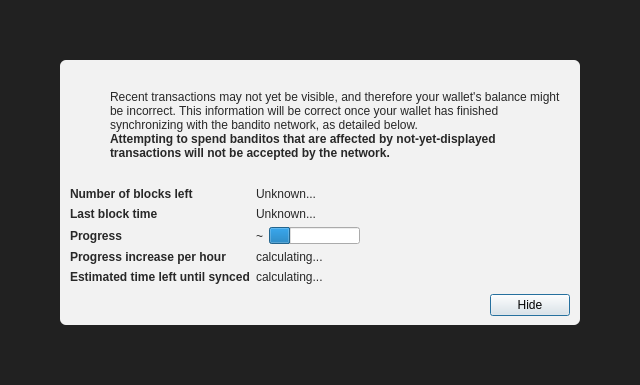
<?xml version="1.0" encoding="UTF-8"?>
<ui version="4.0">
 <class>ModalOverlay</class>
 <widget class="ModalOverlay" name="ModalOverlay">
  <property name="geometry">
   <rect>
    <x>0</x>
    <y>0</y>
    <width>640</width>
    <height>385</height>
   </rect>
  </property>
  <property name="windowTitle">
   <string>Form</string>
  </property>
  <layout class="QVBoxLayout" name="verticalLayout" stretch="0">
   <property name="sizeConstraint">
    <enum>QLayout::SetDefaultConstraint</enum>
   </property>
   <property name="leftMargin">
    <number>0</number>
   </property>
   <property name="topMargin">
    <number>0</number>
   </property>
   <property name="rightMargin">
    <number>0</number>
   </property>
   <property name="bottomMargin">
    <number>0</number>
   </property>
   <item>
    <widget class="QWidget" name="bgWidget" native="true">
     <property name="styleSheet">
      <string notr="true">#bgWidget { background: rgba(0,0,0,220); }</string>
     </property>
     <layout class="QVBoxLayout" name="verticalLayoutMain" stretch="1">
      <property name="leftMargin">
       <number>60</number>
      </property>
      <property name="topMargin">
       <number>60</number>
      </property>
      <property name="rightMargin">
       <number>60</number>
      </property>
      <property name="bottomMargin">
       <number>60</number>
      </property>
      <item>
       <widget class="QWidget" name="contentWidget" native="true">
        <property name="styleSheet">
         <string notr="true">#contentWidget { background: rgba(255,255,255,240); border-radius: 6px; }

QLabel { color: rgb(40,40,40);  }</string>
        </property>
        <layout class="QVBoxLayout" name="verticalLayoutSub" stretch="1,0,0,0">
         <property name="spacing">
          <number>0</number>
         </property>
         <property name="leftMargin">
          <number>10</number>
         </property>
         <property name="topMargin">
          <number>10</number>
         </property>
         <property name="rightMargin">
          <number>10</number>
         </property>
         <property name="bottomMargin">
          <number>10</number>
         </property>
         <item>
          <layout class="QHBoxLayout" name="horizontalLayoutIconText" stretch="0,1">
           <property name="topMargin">
            <number>20</number>
           </property>
           <item>
            <layout class="QVBoxLayout" name="verticalLayoutIcon">
             <property name="leftMargin">
              <number>0</number>
             </property>
             <item>
              <widget class="QPushButton" name="warningIcon">
               <property name="enabled">
                <bool>false</bool>
               </property>
               <property name="text">
                <string/>
               </property>
               <property name="icon">
                <iconset>
                 <normaloff>:/icons/warning</normaloff>
                 <disabledoff>:/icons/warning</disabledoff>:/icons/warning</iconset>
               </property>
               <property name="iconSize">
                <size>
                 <width>48</width>
                 <height>48</height>
                </size>
               </property>
               <property name="flat">
                <bool>true</bool>
               </property>
              </widget>
             </item>
             <item>
              <spacer name="verticalSpacerWarningIcon">
               <property name="orientation">
                <enum>Qt::Vertical</enum>
               </property>
               <property name="sizeHint" stdset="0">
                <size>
                 <width>20</width>
                 <height>40</height>
                </size>
               </property>
              </spacer>
             </item>
            </layout>
           </item>
           <item>
            <layout class="QVBoxLayout" name="verticalLayoutInfoText">
             <property name="leftMargin">
              <number>0</number>
             </property>
             <property name="topMargin">
              <number>0</number>
             </property>
             <item>
              <widget class="QLabel" name="infoText">
               <property name="text">
                <string>Recent transactions may not yet be visible, and therefore your wallet's balance might be incorrect. This information will be correct once your wallet has finished synchronizing with the bandito network, as detailed below.</string>
               </property>
               <property name="textFormat">
                <enum>Qt::RichText</enum>
               </property>
               <property name="wordWrap">
                <bool>true</bool>
               </property>
              </widget>
             </item>
             <item>
              <widget class="QLabel" name="infoTextStrong">
               <property name="font">
                <font>
                 <weight>75</weight>
                 <bold>true</bold>
                </font>
               </property>
               <property name="text">
                <string>Attempting to spend banditos that are affected by not-yet-displayed transactions will not be accepted by the network.</string>
               </property>
               <property name="textFormat">
                <enum>Qt::RichText</enum>
               </property>
               <property name="wordWrap">
                <bool>true</bool>
               </property>
              </widget>
             </item>
             <item>
              <spacer name="verticalSpacerInTextSpace">
               <property name="orientation">
                <enum>Qt::Vertical</enum>
               </property>
               <property name="sizeHint" stdset="0">
                <size>
                 <width>20</width>
                 <height>40</height>
                </size>
               </property>
              </spacer>
             </item>
            </layout>
           </item>
          </layout>
         </item>
         <item>
          <spacer name="verticalSpacerAfterText">
           <property name="orientation">
            <enum>Qt::Vertical</enum>
           </property>
           <property name="sizeHint" stdset="0">
            <size>
             <width>20</width>
             <height>40</height>
            </size>
           </property>
          </spacer>
         </item>
         <item>
          <layout class="QFormLayout" name="formLayout">
           <property name="fieldGrowthPolicy">
            <enum>QFormLayout::FieldsStayAtSizeHint</enum>
           </property>
           <property name="horizontalSpacing">
            <number>6</number>
           </property>
           <property name="verticalSpacing">
            <number>6</number>
           </property>
           <property name="topMargin">
            <number>10</number>
           </property>
           <item row="0" column="0">
            <widget class="QLabel" name="labelNumberOfBlocksLeft">
             <property name="font">
              <font>
               <weight>75</weight>
               <bold>true</bold>
              </font>
             </property>
             <property name="text">
              <string>Number of blocks left</string>
             </property>
            </widget>
           </item>
           <item row="0" column="1">
            <widget class="QLabel" name="numberOfBlocksLeft">
             <property name="text">
              <string>Unknown...</string>
             </property>
            </widget>
           </item>
           <item row="1" column="0">
            <widget class="QLabel" name="labelLastBlockTime">
             <property name="font">
              <font>
               <weight>75</weight>
               <bold>true</bold>
              </font>
             </property>
             <property name="text">
              <string>Last block time</string>
             </property>
            </widget>
           </item>
           <item row="1" column="1">
            <widget class="QLabel" name="newestBlockDate">
             <property name="sizePolicy">
              <sizepolicy hsizetype="Maximum" vsizetype="Preferred">
               <horstretch>0</horstretch>
               <verstretch>0</verstretch>
              </sizepolicy>
             </property>
             <property name="text">
              <string>Unknown...</string>
             </property>
            </widget>
           </item>
           <item row="2" column="0">
            <widget class="QLabel" name="labelSyncDone">
             <property name="font">
              <font>
               <weight>75</weight>
               <bold>true</bold>
              </font>
             </property>
             <property name="text">
              <string>Progress</string>
             </property>
            </widget>
           </item>
           <item row="2" column="1">
            <layout class="QHBoxLayout" name="horizontalLayoutSync" stretch="0,1">
             <item>
              <widget class="QLabel" name="percentageProgress">
               <property name="text">
                <string notr="true">~</string>
               </property>
              </widget>
             </item>
             <item>
              <widget class="QProgressBar" name="progressBar">
               <property name="value">
                <number>24</number>
               </property>
               <property name="format">
                <string/>
               </property>
              </widget>
             </item>
            </layout>
           </item>
           <item row="4" column="0">
            <widget class="QLabel" name="labelProgressIncrease">
             <property name="font">
              <font>
               <weight>75</weight>
               <bold>true</bold>
              </font>
             </property>
             <property name="text">
              <string>Progress increase per hour</string>
             </property>
            </widget>
           </item>
           <item row="4" column="1">
            <widget class="QLabel" name="progressIncreasePerH">
             <property name="text">
              <string>calculating...</string>
             </property>
            </widget>
           </item>
           <item row="5" column="0">
            <widget class="QLabel" name="labelEstimatedTimeLeft">
             <property name="font">
              <font>
               <weight>75</weight>
               <bold>true</bold>
              </font>
             </property>
             <property name="text">
              <string>Estimated time left until synced</string>
             </property>
            </widget>
           </item>
           <item row="5" column="1">
            <widget class="QLabel" name="expectedTimeLeft">
             <property name="text">
              <string>calculating...</string>
             </property>
            </widget>
           </item>
          </layout>
         </item>
         <item>
          <layout class="QHBoxLayout" name="horizontalLayoutButtons">
           <property name="leftMargin">
            <number>10</number>
           </property>
           <property name="topMargin">
            <number>10</number>
           </property>
           <item>
            <spacer name="horizontalSpacer">
             <property name="orientation">
              <enum>Qt::Horizontal</enum>
             </property>
             <property name="sizeHint" stdset="0">
              <size>
               <width>40</width>
               <height>20</height>
              </size>
             </property>
            </spacer>
           </item>
           <item>
            <widget class="QPushButton" name="closeButton">
             <property name="text">
              <string>Hide</string>
             </property>
             <property name="focusPolicy">
              <enum>Qt::StrongFocus</enum>
             </property>
             <property name="default">
              <bool>true</bool>
             </property>
            </widget>
           </item>
          </layout>
         </item>
        </layout>
       </widget>
      </item>
     </layout>
    </widget>
   </item>
  </layout>
 </widget>
 <customwidgets>
  <customwidget>
   <class>ModalOverlay</class>
   <extends>QWidget</extends>
   <header>qt/modaloverlay.h</header>
   <container>1</container>
  </customwidget>
 </customwidgets>
 <resources/>
 <connections/>
</ui>
